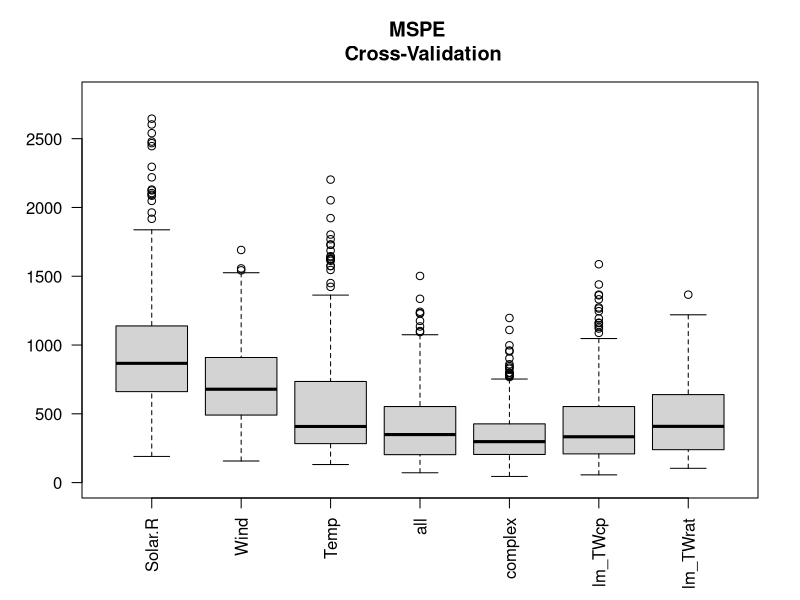
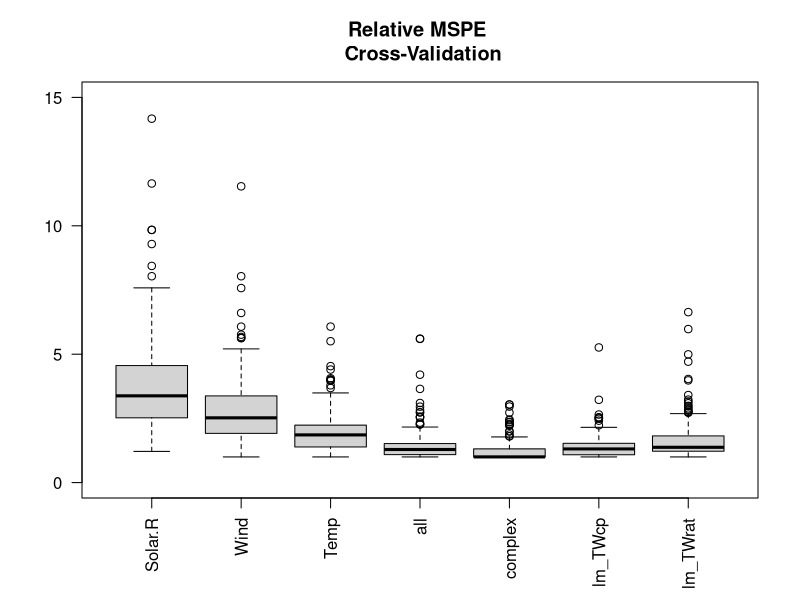
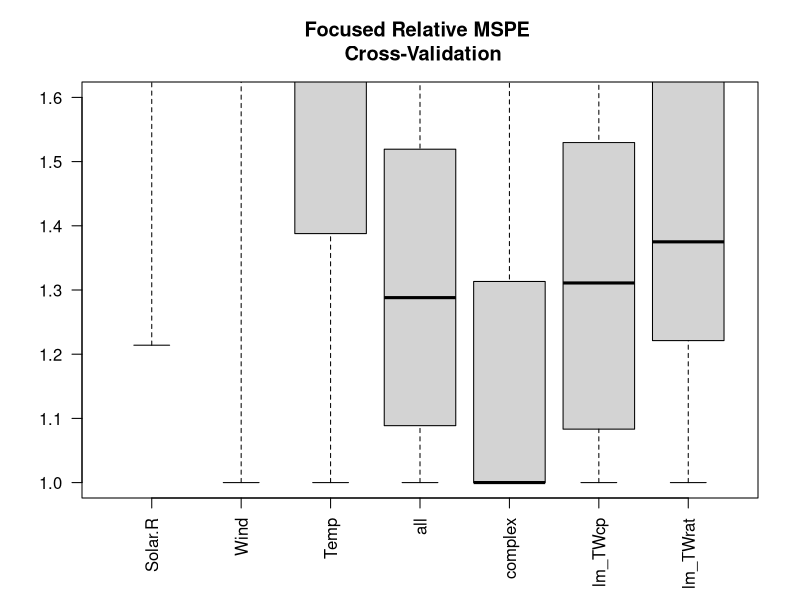

Write R code to recreate these figures, in order. (Note: this script raises an error after producing the figures.)

# clear var
rm(list=ls(all=TRUE))
# Clear plots
dev.off()  # But only if there IS a plot

### HW 4 ###############
## Concept ###
#X = numerical
#Z = categorical
Z = rep(x=c("A", "B"), each=10)
X = round(rnorm(20),2)
mean.y = rep(c(3,1), each=10)
epsilon = rnorm(20)
Y = round(mean.y + epsilon, 2)
dat = data.frame(Y,Z,X)
dat

cbind(dat[1:10,],dat[11:20,])

class(dat$Z)
levels(dat$Z)

mod.cat = lm(Y ~ Z, data=dat)
summary(mod.cat)
length(mod.cat$coefficients)

mod.cat2 = lm(Y ~ Z + X, data=dat)
summary(mod.cat2)
length(mod.cat2$coefficients)

library(caret)
# turn categorical to one-hot encoding
dv1 = dummyVars("~.", data=dat)
dv2 = predict(dv1, newdata=dat)
dat.dv = data.frame(dv2)

mod.cat.dv = lm(Y ~ ., data=dat.dv)
summary(mod.cat.dv)


mod.cp = lm(Y ~ Z + X + Z:X, data=dat.dv)
summary(mod.cp)



###########################
#### Application

help("airquality")

AQ_original = airquality
head(AQ_original,5)

# X= Solar.R, Wind, Temp
# Y = Ozone
AQ = AQ_original[,1:4]

AQ = na.omit(airquality[,1:4])
head(AQ)



################## 1. ##############################
AQ$TWcp = AQ$Temp*AQ$Wind # cross-product
AQ$TWrat = AQ$Temp/AQ$Wind # ratio

# minimum, maximum, mean
min(AQ$TWcp)
max(AQ$TWcp)
mean(AQ$TWcp)

min(AQ$TWrat)
max(AQ$TWrat)
mean(AQ$TWrat)
# X against Y 
# attach(AQ)
###2.a report 3 slopes and t-values in a table
lm_TWcp = lm(Ozone ~ Temp + Wind + TWcp, data = AQ)
summary(lm_TWcp)
# t.test(Ozone ~ Temp + Wind + TWcp, data = AQ)

lm_TWrat = lm(Ozone ~Temp + Wind + TWrat, data = AQ)
summary(lm_TWrat)
# 
# lm_TempOzone = lm(Ozone ~ Temp, data = AQ)
# summary(lm_TempOzone)

### c.
min(AQ$Wind)
max(AQ$Wind)

######################################################
##########3.#############
# clear var
# rm(list=ls(all=TRUE))

dim(AQ) # 111 x 4
head(AQ)

n = nrow(AQ) #store sample size for easy calculations later

sf1 = 0.75
set.seed(4099183) 

reorder = sample.int(n=n, size=n, replace=FALSE) ### Shuffled numbers from 1 to n
reorder
set = ifelse(test=(reorder < sf1*n), yes=1, 
             no=2)
set
AQ[set==2,]
dim(AQ[set==1,])
dim(AQ[set==2,])
# 
# fit.Solar.R = lm(Ozone ~ Solar.R, data = AQ[set==1,])
# fit.Wind = lm(Ozone ~ Wind, data = AQ[set==1,])
# fit.Temp = lm(Ozone ~Temp, data = AQ[set==1,])
# fit.all = lm(Ozone ~ ., data = AQ[set==1,])
# fit.int = lm(formula= Ozone~Temp+Wind+Solar.R+I(Temp^2)+I(Wind^2)+I(Solar.R^2)
#              +Temp*Wind+Temp*Solar.R+Wind*Solar.R, data = AQ[set==1,])
fit.lm_TWcp = lm(Ozone ~ Temp + Wind + TWcp, data = AQ[set==1,])
fit.lm_TWrat = lm(Ozone ~ Temp + Wind + TWrat, data = AQ[set==1,])

# 
# pred.Solar.R = predict(fit.Solar.R, newdata=AQ[set==2,])
# pred.Wind = predict(fit.Wind, newdata=AQ[set==2,])
# pred.Temp = predict(fit.Temp, newdata=AQ[set==2,])
# pred.all = predict(fit.all, newdata=AQ[set==2,])
# pred.int = predict(fit.int,newdata=AQ[set==2,])
pred.lm_TWcp = predict(fit.lm_TWcp, newdata=AQ[set==2,])
pred.lm_TWrat = predict(fit.lm_TWrat,newdata=AQ[set==2,])

# (MSPE.Solar.R = mean((AQ[set==2,"Ozone"] - pred.Solar.R)^2))
# (MSPE.Wind = mean((AQ[set==2,"Ozone"] - pred.Wind)^2))
# (MSPE.Temp = mean((AQ[set==2,"Ozone"] - pred.Temp)^2))
# (MSPE.all = mean((AQ[set==2,"Ozone"] - pred.all)^2))
# (MSPE.int = mean((AQ[set==2,"Ozone"] - pred.int)^2))
(MSPE.lm_TWcp = mean((AQ[set==2,"Ozone"] - pred.lm_TWcp)^2))
(MSPE.lm_TWrat = mean((AQ[set==2,"Ozone"] - pred.lm_TWrat)^2))

# 
# MSPE.complex = MSPE.int
# MSPE.Solar.R
# MSPE.Wind
# MSPE.Temp
# MSPE.all
# MSPE.complex
MSPE.lm_TWcp
MSPE.lm_TWrat


########4.###################

V=10
R=20 #creates a total of 20*n2 predicted values, comparable to multile splits above

MSPEs.cv20 = matrix(NA, nrow=V*R, ncol=7)
colnames(MSPEs.cv20) = c("Solar.R", "Wind", "Temp","all","complex",'lm_TWcp','lm_TWrat')

for (r in 1:R){ 
  
  folds = floor((sample.int(n)-1)*V/n) + 1 
  
  for(v in 1:V){
    
    fit.Solar.R = lm(Ozone ~ Solar.R, data = AQ[folds != v,])
    fit.Wind = lm(Ozone ~ Wind, data = AQ[folds != v,])
    fit.Temp = lm(Ozone ~Temp, data = AQ[folds != v,])
    fit.all = lm(Ozone ~ ., data = AQ[folds != v,])
    fit.int = lm(formula= Ozone~Temp+Wind+Solar.R+I(Temp^2)+I(Wind^2)+I(Solar.R^2)
                 +Temp*Wind+Temp*Solar.R+Wind*Solar.R, data = AQ[folds != v,])
    fit.lm_TWcp = lm(Ozone ~ Temp + Wind + TWcp, data = AQ[folds != v,])
    fit.lm_TWrat = lm(Ozone ~ Temp + Wind + TWrat, data = AQ[folds != v,])
    
    pred.Solar.R = predict(fit.Solar.R, newdata=AQ[folds==v,])
    pred.Wind = predict(fit.Wind, newdata=AQ[folds==v,])
    pred.Temp = predict(fit.Temp, newdata=AQ[folds==v,])
    pred.all = predict(fit.all, newdata=AQ[folds==v,])
    pred.int = predict(fit.int,newdata=AQ[folds==v,])
    pred.lm_TWcp = predict(fit.lm_TWcp, newdata=AQ[folds==v,])
    pred.lm_TWrat = predict(fit.lm_TWrat,newdata=AQ[folds==v,])
    
    MSPEs.cv20[(r-1)*V+v,1] = mean((AQ[folds==v,"Ozone"] - pred.Solar.R)^2)
    MSPEs.cv20[(r-1)*V+v,2] = mean((AQ[folds==v,"Ozone"] - pred.Wind)^2)
    MSPEs.cv20[(r-1)*V+v,3] = mean((AQ[folds==v,"Ozone"] - pred.Temp)^2)
    MSPEs.cv20[(r-1)*V+v,4] = mean((AQ[folds==v,"Ozone"] - pred.all)^2)
    MSPEs.cv20[(r-1)*V+v,5] = mean((AQ[folds==v,"Ozone"] - pred.int)^2)
    MSPEs.cv20[(r-1)*V+v,6] = mean((AQ[folds==v,"Ozone"] - pred.lm_TWcp)^2)
    MSPEs.cv20[(r-1)*V+v,7] = mean((AQ[folds==v,"Ozone"] - pred.lm_TWrat)^2)
    
  }
}
MSPEs.cv20

(MSPEcv20 = apply(X=MSPEs.cv20, MARGIN=2, FUN=mean))
(MSPEcv20.sd = apply(X=MSPEs.cv20, MARGIN=2, FUN=sd))
MSPEcv20.CIl = MSPEcv20 - qt(p=.975, df=R*V-1)*MSPEcv20.sd/sqrt(R*V)
MSPEcv20.CIu = MSPEcv20 + qt(p=.975, df=R*V-1)*MSPEcv20.sd/sqrt(R*V)
round(cbind(MSPEcv20.CIl, MSPEcv20.CIu),2)

##############################################

# Boxplot

boxplot(MSPEs.cv20, las=2, ylim=c(0,2800),
        main="MSPE \n Cross-Validation")

low.c = apply(MSPEs.cv20, 1, min) 
boxplot(MSPEs.cv20/low.c, las=2,ylim=c(0,15),
        main="Relative MSPE \n Cross-Validation")

boxplot(MSPEs.cv20/low.c, las=2, ylim=c(1,1.6),
        main="Focused Relative MSPE \n Cross-Validation")


#######################################
###### Categorical variable exercise
# clear var
rm(list=ls(all=TRUE))

ins=read.csv('Insurance.csv',header=TRUE)
ins$zone = as.factor(ins$zone)
ins$make=as.factor(ins$make)
dim(ins)

ins = ins[ins$claims>0,]
dim(ins)

lm_per = lm(per ~ ., data = ins)
summary(lm_per)
length(lm_per$coefficients)


###############################





################# hw5 ###############
rm(list=ls(all=TRUE))

AQ_original = airquality
head(AQ_original,5)

# X= Solar.R, Wind, Temp
# Y = Ozone
# AQ = AQ_original[,1:4]

AQ = na.omit(airquality[,1:4])

AQ$TWcp = AQ$Temp*AQ$Wind # cross-product
AQ$TWrat = AQ$Temp/AQ$Wind # ratio

head(AQ)
dim(AQ)

#### 1.###########
library(leaps)
allsub1 <- regsubsets(x=AQ[,2:6], 
                      y=AQ[,1], nbest=1)

allsub1
summ.1 <- summary(allsub1)
summ.1
names(summ.1)
summ.1$bic

bic_table <- data.frame(summ.1$bic)
bic_table


x11(h=15, w=10, pointsize=12)
par(mfrow=c(1,1))
plot(allsub1, main="All AQ data")

##########2.########
## stepwise
n1 = nrow(AQ)

initial.1 <- lm(data=AQ, 
                formula=Ozone~ 1)
final.1 <- lm(data=AQ, 
              formula=Ozone~Solar.R+Wind+Temp+TWcp+TWrat)

step1 <- step(object=initial.1, scope=list(upper=final.1), 
              k = log(n1))
summary(step1)
step1

########3.############
# Let's do 10-fold CV
set.seed(2928893)
n = nrow(AQ)

V=10
# Abbreviating sample.int function arguments
folds = floor((sample.int(n)-1)*V/n) + 1 

MSPEs.cv = matrix(NA, nrow=V, ncol=1)
# colnames(MSPEs.cv) = c("Solar.R", "Wind", "Temp","TWcp","TWrat")
MSPEs.cv
for(v in 1:V){
  # fit.Solar.R = lm(Ozone ~ Solar.R, data = AQ[folds != v,])
  # fit.Wind = lm(Ozone ~ Wind, data = AQ[folds != v,])
  # fit.Temp = lm(Ozone ~Temp, data = AQ[folds != v,])
  # fit.all = lm(Ozone ~ ., data = AQ[folds != v,])
  # fit.int = lm(formula= Ozone~Temp+Wind+Solar.R+I(Temp^2)+I(Wind^2)+I(Solar.R^2)
  #              +Temp*Wind+Temp*Solar.R+Wind*Solar.R, data = AQ[folds != v,])
  # 
  # pred.Solar.R = predict(fit.Solar.R, newdata=AQ[folds==v,])
  # pred.Wind = predict(fit.Wind, newdata=AQ[folds==v,])
  # pred.Temp = predict(fit.Temp, newdata=AQ[folds==v,])
  # pred.all = predict(fit.all, newdata=AQ[folds==v,])
  # pred.int = predict(fit.int,newdata=AQ[folds==v,])
  # 
  # MSPEs.cv[v,1] = mean((AQ[folds==v,"Ozone"] - pred.Solar.R)^2)
  # MSPEs.cv[v,2] = mean((AQ[folds==v,"Ozone"] - pred.Wind)^2)
  # MSPEs.cv[v,3] = mean((AQ[folds==v,"Ozone"] - pred.Temp)^2)
  # MSPEs.cv[v,4] = mean((AQ[folds==v,"Ozone"] - pred.all)^2)
  # MSPEs.cv[v,5] = mean((AQ[folds==v,"Ozone"] - pred.int)^2)
  # 
  initial <- lm(data=AQ[folds != v,], 
                  formula=Ozone~ 1)
  final <- lm(data=AQ[folds != v,], 
                formula=Ozone~Solar.R+Wind+Temp+TWcp+TWrat)
  n1 = nrow(AQ[folds != v,])
  step <- step(object=initial, scope=list(upper=final), 
                k = log(n1))
  
  pred = predict(step,newdata=AQ[folds==v,])
  MSPEs.cv[v,1] = mean((AQ[folds==v,"Ozone"] - pred)^2)
}

colnames(MSPEs.cv) = c('MSPE each fold')
MSPEs.cv
mean(MSPEs.cv)
